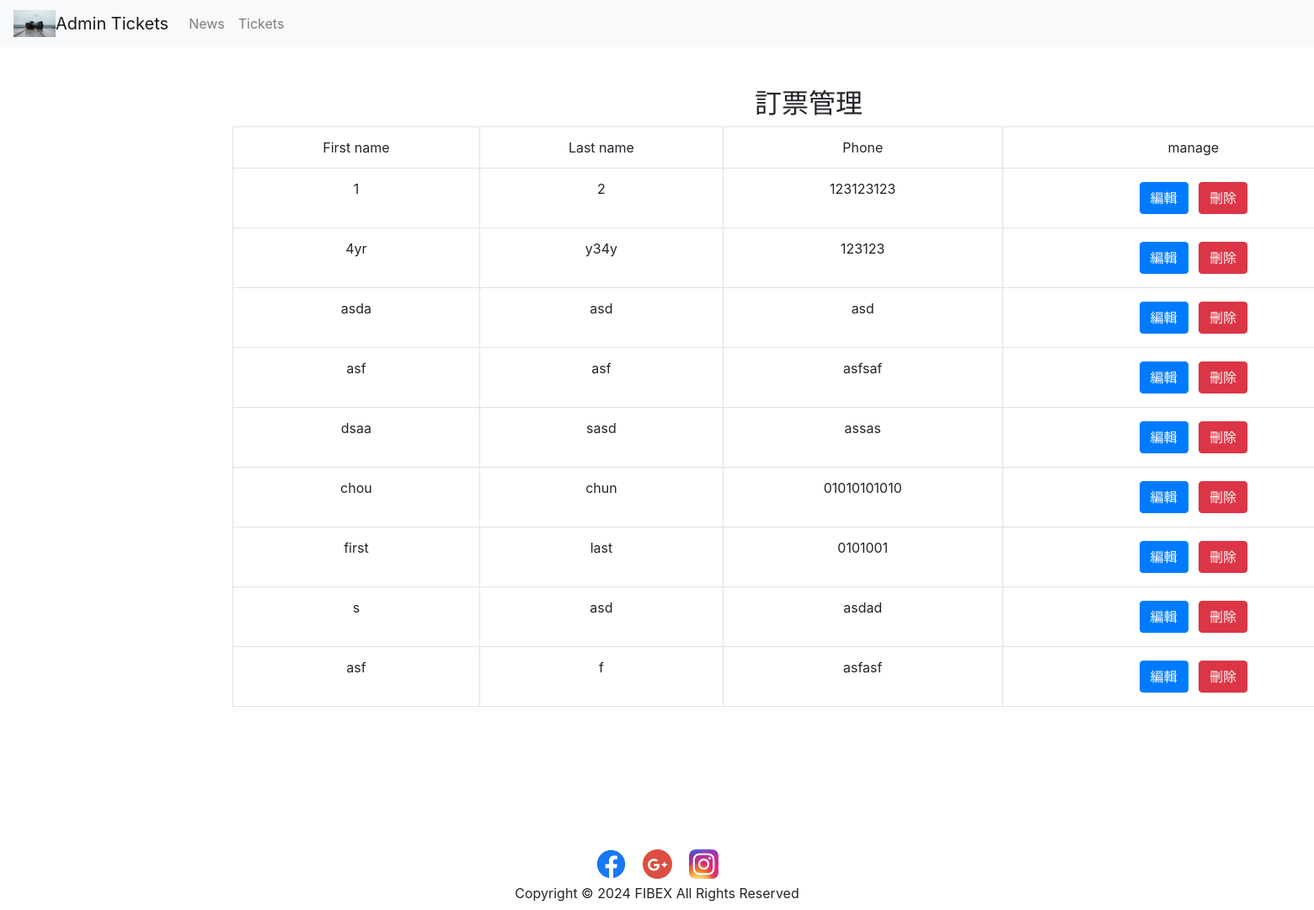
The app's page /ad_tickets.php, older data.
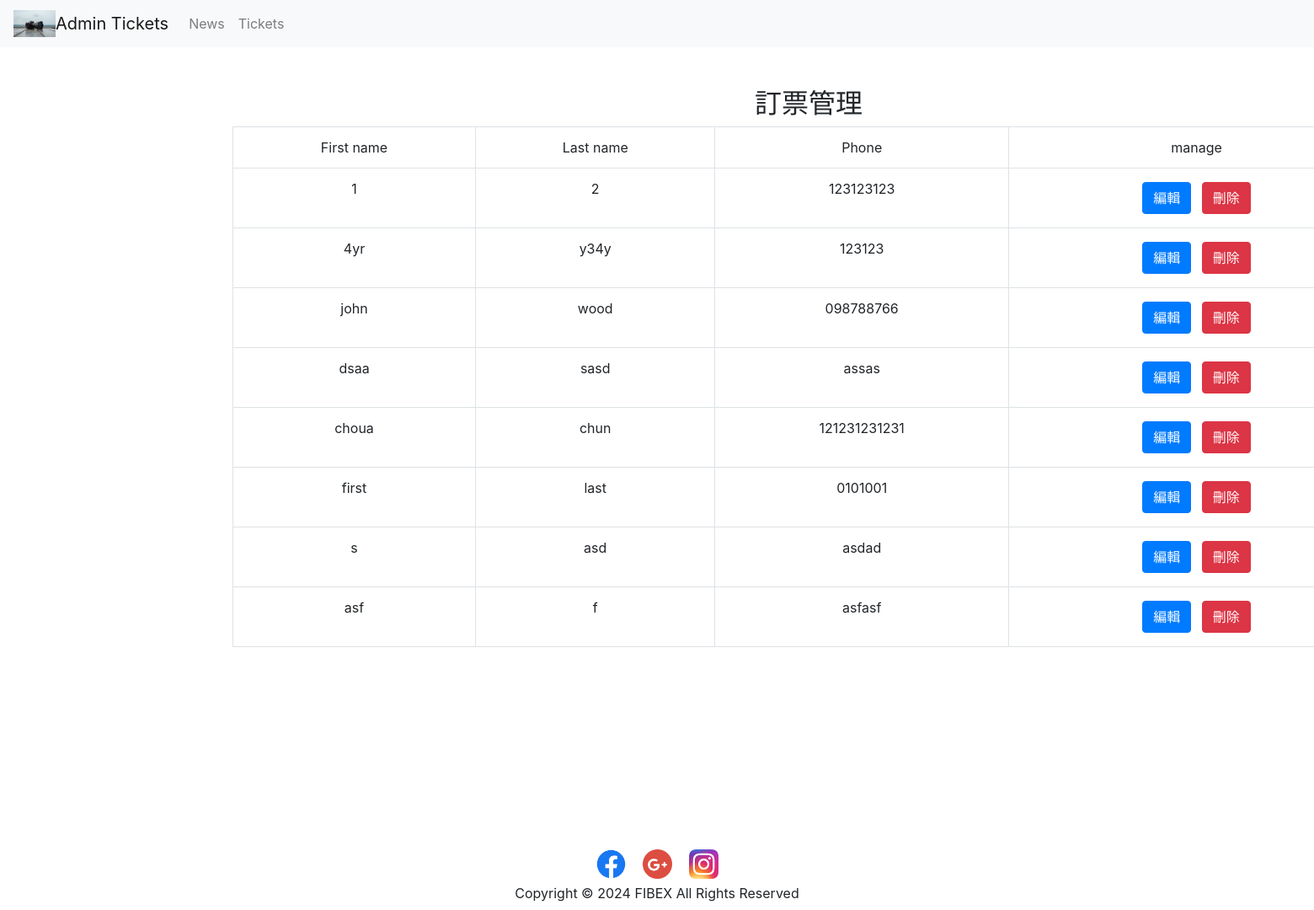
The same page, newer data.
### tables this page shows
CREATE TABLE `tickets` (
  `id` int(11) NOT NULL,
  `firstname` text NOT NULL,
  `lastname` text NOT NULL,
  `phone` text NOT NULL,
  `password` text NOT NULL
);

### ad_tickets.php (the view, shortened to what this page needs)
<?php
include 'db.php';
?>
<!DOCTYPE html>
<html lang="en">
<head>
    <link rel="stylesheet" href="./library/bootstrap.css">
    <link rel="stylesheet" href="./library/index.css">
</head>
<body>
    <nav class="navbar navbar-expand-lg navbar-light bg-light">
        <img id="logo" src="./img/logo.jpg" style="width: 50px;height: auto;">
        <a class="navbar-brand" href="admin.php">Admin Tickets</a>
        <ul class="navbar-nav mr-auto">
            <li class="nav-item">
                <a id="news" class="nav-link" href="ad_news.php">News</a>
            </li>
            <li class="nav-item">
                <a id="tickets" class="nav-link" href="ad_tickets.php">Tickets</a>
            </li>
        </ul>
    </nav>
    <div class="d-flex justify-content-center flex-wrap mt-5 px-5">
        <div class="w-75 text-center">
            <h2>訂票管理</h2>
            <table class="table table-bordered text-center">
                <tr>
                    <td>First name</td>
                    <td>Last name</td>
                    <td>Phone</td>
                    <td>manage</td>
                </tr>
                <?php
                $tickets=$pdo->query("select * from `tickets`")->fetchAll();
                foreach($tickets as $ticket):
                ?>
                <tr>
                    <td><?=$ticket['firstname'];?></td>
                    <td><?=$ticket['lastname'];?></td>
                    <td><?=$ticket['phone'];?></td>
                    <td>
                        <button class="btn-edit m-1 btn btn-primary" data-id="<?=$ticket['id'];?>">編輯</button>
                        <button class="btn-del m-1 btn btn-danger" data-id="<?=$ticket['id'];?>">刪除</button>
                    </td>
                </tr>
                <?php endforeach; ?>
            </table>
        </div>
    </div>
    <footer class="d-flex flex-column justify-content-center align-items-center fixed-bottom pb-2">
        <div id="share-info" class="social d-flex justify-content-center align-items-center">
            <img id="fb" src="./img/facebook.png" alt="">
            <img id="google" src="./img/google.png" alt="">
            <img id="ig" src="./img/ig.png" alt="">
        </div>
        <div id="footer">
            Copyright &copy; 2024 FIBEX All Rights Reserved
        </div>
    </footer>
</body>
</html>

### library/index.css (style rules this page uses)
body { width: 1920px; height: 1080px; position: relative; box-sizing: border-box; }
.social img { width: 35px; height: 35px; object-fit: cover; margin:5px 10px; }

Row changes from the older to the newer data that the page shows:
removed tickets: firstname "asf", lastname "asf", phone "asfsaf"
changed tickets: firstname "asda" → "john"; lastname "asd" → "wood"; phone "asd" → "098788766"
changed tickets "chun": firstname "chou" → "choua"; phone "01010101010" → "121231231231"
